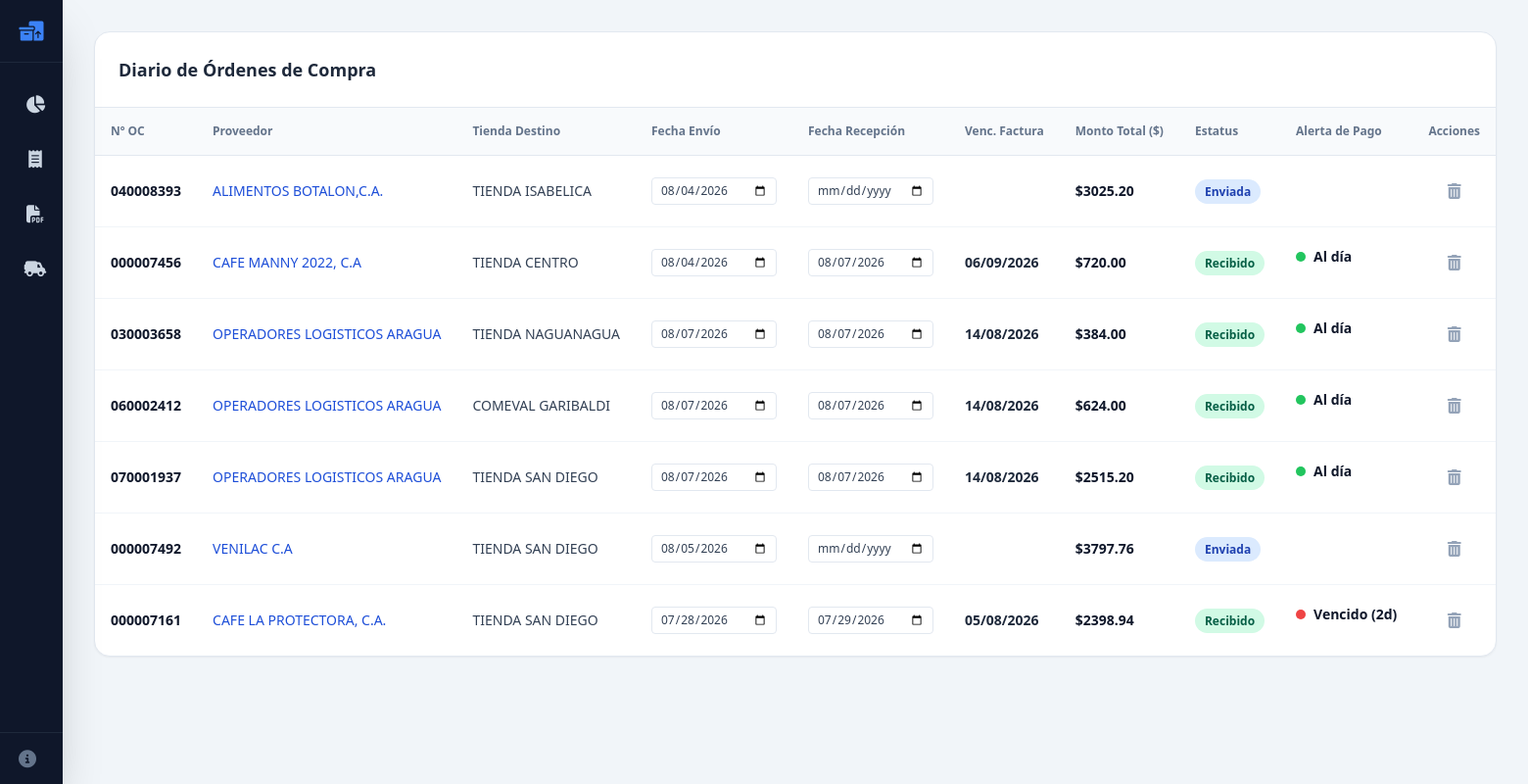
Screenshot of /ordenes with the database file from the repository.
### tables this page shows
CREATE TABLE Ordenes_Compra (
            id INTEGER PRIMARY KEY AUTOINCREMENT, 
            numero_orden TEXT, 
            proveedor_id INTEGER, 
            proveedor TEXT, 
            tienda_destino TEXT, 
            fecha_emision TEXT, 
            fecha_envio TEXT, 
            fecha_recepcion TEXT, 
            monto_total REAL, 
            estatus TEXT, 
            dias_inventario INTEGER);

### main.py (the view)
@app.get("/ordenes")
def listar_ordenes(request: Request):
    query = '''
        SELECT o.id, o.numero_orden, COALESCE(p.nombre, o.proveedor) as proveedor,
               o.tienda_destino, o.fecha_envio, o.fecha_recepcion, o.monto_total,
               p.dias_credito
        FROM Ordenes_Compra o LEFT JOIN Proveedores p ON o.proveedor_id = p.id
        ORDER BY o.id DESC
    '''
    df = ejecutar_query(query, is_select=True)
    df = df.where(pd.notnull(df), None)
    hoy = datetime.now().date()
    ordenes = []
    if not df.empty:
        for _, row in df.iterrows():
            o = row.to_dict()
            f_rec_raw = str(o.get('fecha_recepcion')).strip() if o.get('fecha_recepcion') else ""
            tiene_fecha_rec = f_rec_raw != "" and f_rec_raw.lower() not in ['none', 'nan', 'nat']
            o['estatus'] = 'Recibido' if tiene_fecha_rec else 'Enviada'
            o['vencimiento_factura_str'] = ""
            o['alerta_text'] = ""
            o['alerta_color'] = "transparent"
            if tiene_fecha_rec and o.get('dias_credito'):
                try:
                    f_rec = datetime.strptime(f_rec_raw, "%Y-%m-%d").date()
                    venc_date = f_rec + timedelta(days=int(o['dias_credito']))
                    o['vencimiento_factura_str'] = venc_date.strftime("%d/%m/%Y")
                    dias_restantes = (venc_date - hoy).days
                    if dias_restantes < 0:
                        o['alerta_text'] = f"Vencido ({abs(dias_restantes)}d)"
                        o['alerta_color'] = "bg-red-500"
                    elif dias_restantes <= 5:
                        o['alerta_text'] = f"Por vencer ({dias_restantes}d)"
                        o['alerta_color'] = "bg-yellow-400"
                    else:
                        o['alerta_text'] = "Al día"
                        o['alerta_color'] = "bg-green-500"
                except ValueError:
                    pass
            ordenes.append(o)
    return templates.TemplateResponse(request, "ordenes.html", {"ordenes": ordenes})

### templates/ordenes.html (shortened to what this page needs)
{% extends "base.html" %}
{% block content %}
<div class="bg-white rounded-2xl border border-slate-200 shadow-sm overflow-hidden">
    <div class="p-6 border-b border-slate-200 flex justify-between items-center">
        <h3 class="text-lg font-bold text-slate-800">Diario de Órdenes de Compra</h3>
    </div>
    <div class="overflow-x-auto">
        <table class="w-full text-left border-collapse whitespace-nowrap">
            <thead>
                <tr class="border-b border-slate-200 text-xs font-bold text-slate-500 bg-slate-50">
                    <th class="p-4">Nº OC</th>
                    <th class="p-4">Proveedor</th>
                    <th class="p-4">Tienda Destino</th>
                    <th class="p-4">Fecha Envío</th>
                    <th class="p-4">Fecha Recepción</th>
                    <th class="p-4">Venc. Factura</th>
                    <th class="p-4">Monto Total ($)</th>
                    <th class="p-4">Estatus</th>
                    <th class="p-4">Alerta de Pago</th>
                    <th class="p-4 text-center">Acciones</th>
                </tr>
            </thead>
            <tbody class="divide-y divide-slate-100 text-sm">
                {% for o in ordenes %}
                <tr class="hover:bg-slate-50/80 transition-colors">
                    <td class="p-4 font-semibold text-slate-900">{{ o.numero_orden }}</td>
                    <td class="p-4 font-medium text-blue-700">{{ o.proveedor }}</td>
                    <td class="p-4 font-medium text-slate-700">{{ o.tienda_destino }}</td>
                    <td class="p-4">
                        <input type="date" name="fecha_envio" form="form_oc_{{ o.id }}" value="{{ o.fecha_envio or '' }}" onchange="document.getElementById('form_oc_{{ o.id }}').submit()" class="bg-transparent border border-slate-200 rounded px-2 py-1 text-slate-700 text-xs font-medium cursor-pointer">
                    </td>
                    <td class="p-4">
                        <input type="date" name="fecha_recepcion" form="form_oc_{{ o.id }}" value="{{ o.fecha_recepcion or '' }}" onchange="document.getElementById('form_oc_{{ o.id }}').submit()" class="bg-transparent border border-slate-200 rounded px-2 py-1 text-slate-700 text-xs font-medium cursor-pointer">
                    </td>
                    <td class="p-4 font-semibold text-slate-800">{{ o.vencimiento_factura_str }}</td>
                    <td class="p-4 font-bold text-slate-900">${{ "%.2f"|format(o.monto_total or 0) }}</td>
                    <td class="p-4">
                        <span class="px-2.5 py-1 rounded-full text-xs font-semibold {{ 'bg-emerald-100 text-emerald-800' if o.estatus == 'Recibido' else 'bg-blue-100 text-blue-800' }}">
                            {{ o.estatus }}
                        </span>
                    </td>
                    <td class="p-4 font-semibold text-slate-900 flex items-center gap-2 mt-1">
                        {% if o.alerta_text %}
                            <span class="w-2.5 h-2.5 rounded-full {{ o.alerta_color }}"></span>
                            {{ o.alerta_text }}
                        {% endif %}
                    </td>
                    <td class="p-4 text-center">
                        <form action="/ordenes/eliminar/{{ o.id }}" method="POST" onsubmit="return confirm('¿Deseas eliminar la orden {{ o.numero_orden }} del diario?');">
                            <button type="submit" class="text-slate-400 hover:text-red-600 p-2 rounded-lg hover:bg-red-50 transition-colors" title="Eliminar Registro">
                                <i class="fa-solid fa-trash-can text-base"></i>
                            </button>
                        </form>
                    </td>
                </tr>
                {% else %}
                <tr>
                    <td colspan="10" class="text-center py-12 text-slate-400">
                        <p>No hay órdenes registradas.</p>
                    </td>
                </tr>
                {% endfor %}
            </tbody>
        </table>
    </div>
</div>
{% endblock %}

### templates/base.html (shortened to what this page needs)
<!DOCTYPE html>
<html lang="es">
<head>
    <script src="https://cdn.tailwindcss.com"></script>
    <link rel="stylesheet" href="https://cdnjs.cloudflare.com/ajax/libs/font-awesome/6.4.0/css/all.min.css">
</head>
<body class="bg-slate-100 text-slate-800 flex min-h-screen">
    <aside class="fixed top-0 left-0 h-screen w-16 hover:w-64 z-50 bg-slate-900 text-slate-300 transition-all duration-300 ease-in-out group shadow-2xl overflow-hidden flex flex-col justify-between">
        <div>
            <div class="h-16 flex items-center gap-4 px-4 border-b border-slate-800">
                <i class="fa-solid fa-boxes-packing text-blue-500 text-xl w-8 text-center shrink-0"></i>
            </div>
            <nav class="mt-4 space-y-1 px-2">
                <a href="/" class="flex items-center gap-4 px-3 py-3 rounded-xl hover:bg-slate-800 hover:text-white transition-colors">
                    <i class="fa-solid fa-chart-pie text-lg w-8 text-center shrink-0"></i>
                </a>
                <a href="/ordenes" class="flex items-center gap-4 px-3 py-3 rounded-xl hover:bg-slate-800 hover:text-white transition-colors">
                    <i class="fa-solid fa-receipt text-lg w-8 text-center shrink-0"></i>
                </a>
                <a href="/escanear" class="flex items-center gap-4 px-3 py-3 rounded-xl hover:bg-slate-800 hover:text-white transition-colors">
                    <i class="fa-solid fa-file-pdf text-lg w-8 text-center shrink-0"></i>
                </a>
                <a href="/proveedores" class="flex items-center gap-4 px-3 py-3 rounded-xl hover:bg-slate-800 hover:text-white transition-colors">
                    <i class="fa-solid fa-truck-field text-lg w-8 text-center shrink-0"></i>
                </a>
            </nav>
        </div>
        <div class="p-3 border-t border-slate-800">
            <div class="flex items-center gap-4 text-xs text-slate-500">
                <i class="fa-solid fa-circle-info text-lg w-8 text-center shrink-0"></i>
            </div>
        </div>
    </aside>
    <main class="flex-1 ml-16 p-8 min-h-screen">
        {% block content %}{% endblock %}
    </main>
</body>
</html>

### rows the page displays
Ordenes_Compra: numero_orden "040008393", proveedor "ALIMENTOS BOTALON,C.A.", tienda_destino "TIENDA ISABELICA", fecha_envio "08/04/2026", monto_total "3025.20", estatus "Enviada"
Ordenes_Compra: numero_orden "000007456", proveedor "CAFE MANNY 2022, C.A", tienda_destino "TIENDA CENTRO", fecha_envio "08/04/2026", fecha_recepcion "08/07/2026", vencimiento_factura_str "06/09/2026", monto_total "720.00", estatus "Recibido", alerta_text "Al día"
Ordenes_Compra: numero_orden "030003658", proveedor "OPERADORES LOGISTICOS ARAGUA", tienda_destino "TIENDA NAGUANAGUA", fecha_envio "08/07/2026", fecha_recepcion "08/07/2026", vencimiento_factura_str "14/08/2026", monto_total "384.00", estatus "Recibido", alerta_text "Al día"
Ordenes_Compra: numero_orden "060002412", proveedor "OPERADORES LOGISTICOS ARAGUA", tienda_destino "COMEVAL GARIBALDI", fecha_envio "08/07/2026", fecha_recepcion "08/07/2026", vencimiento_factura_str "14/08/2026", monto_total "624.00", estatus "Recibido", alerta_text "Al día"
Ordenes_Compra: numero_orden "070001937", proveedor "OPERADORES LOGISTICOS ARAGUA", tienda_destino "TIENDA SAN DIEGO", fecha_envio "08/07/2026", fecha_recepcion "08/07/2026", vencimiento_factura_str "14/08/2026", monto_total "2515.20", estatus "Recibido", alerta_text "Al día"
Ordenes_Compra: numero_orden "000007492", proveedor "VENILAC C.A", tienda_destino "TIENDA SAN DIEGO", fecha_envio "08/05/2026", monto_total "3797.76", estatus "Enviada"
Ordenes_Compra: numero_orden "000007161", proveedor "CAFE LA PROTECTORA, C.A.", tienda_destino "TIENDA SAN DIEGO", fecha_envio "07/28/2026", fecha_recepcion "07/29/2026", vencimiento_factura_str "05/08/2026", monto_total "2398.94", estatus "Recibido", alerta_text "Vencido (2d)"
